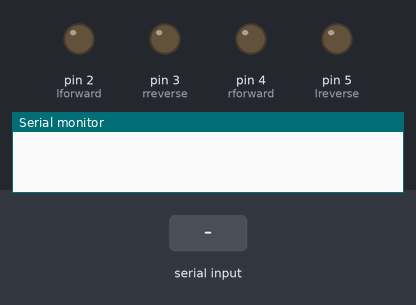
Recording of a sketch running on a simulated Arduino Uno, built with avr-gcc and run on an emulated ATmega328P. Parts: output pins drawn as LEDs (lit = HIGH), the last lines printed to the serial monitor. The inputs (shaded band) are chosen by the test bench. Pins used as bus, display or sensor lines are not drawn.

Above: at 1.2 s.
1.3 s: "F" received over Serial
At 2.0 s:
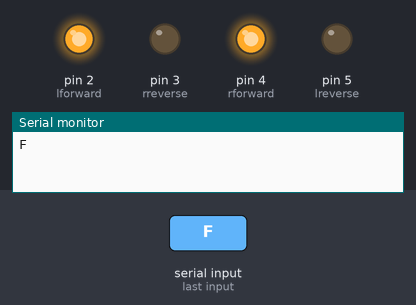
2.8 s: "B" received over Serial
At 3.2 s:
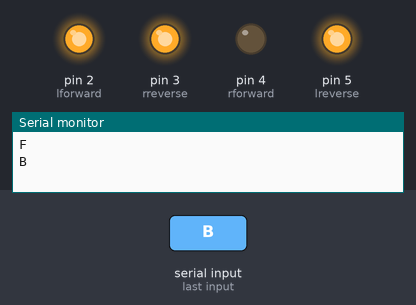
4.3 s: "L" received over Serial
At 5.5 s:
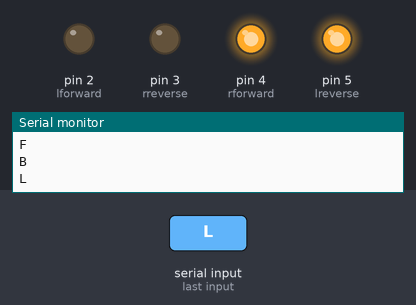
5.8 s: "R" received over Serial
At 6.7 s:
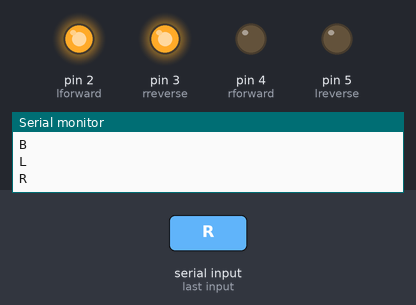
Timing chart, 0 to 8.3 s (numbered marks = the images above; inputs shaded):
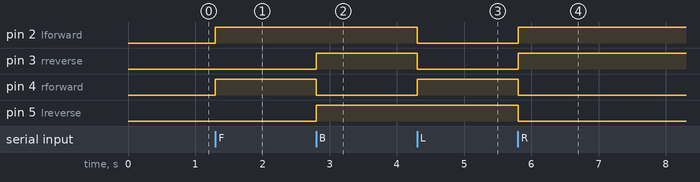

Measured:
- after the input at 1.3 s, pin 2 (lforward), pin 4 (rforward): LOW → HIGH at once
- after the input at 2.8 s, pin 3 (rreverse), pin 5 (lreverse): LOW → HIGH at once; pin 4 (rforward): HIGH → LOW at once
- after the input at 4.3 s, pin 2 (lforward), pin 3 (rreverse): HIGH → LOW at once; pin 4 (rforward): LOW → HIGH at once
- after the input at 5.8 s, pin 2 (lforward), pin 3 (rreverse): LOW → HIGH at once; pin 4 (rforward), pin 5 (lreverse): HIGH → LOW at once

The sketch:

arduino_car.ino
```cpp
int rreverse = 3;
int rforward = 4;
int lreverse = 5;
int lforward = 2;
int btpower = 7;
char t;

bool direction = HIGH;
void setup()
{
  pinMode(lforward, OUTPUT);
  pinMode(lreverse, OUTPUT);
  pinMode(rforward, OUTPUT);
  pinMode(rreverse, OUTPUT);
  pinMode(btpower, OUTPUT);
}
void forward()
{
  digitalWrite(lforward, HIGH);
  digitalWrite(rforward, HIGH);
  digitalWrite(lreverse, LOW);
  digitalWrite(rreverse, LOW);
}
void reverse()
{
  digitalWrite(lreverse, HIGH);
  digitalWrite(rreverse, HIGH);
  digitalWrite(rforward, LOW);
  digitalWrite(rforward, LOW);
}
void right()
{
  digitalWrite(lforward, HIGH);
  digitalWrite(rforward, LOW);
  digitalWrite(lreverse, LOW);
  digitalWrite(rreverse, HIGH);
}
void left()
{
  digitalWrite(lforward, LOW);
  digitalWrite(rforward, HIGH);
  digitalWrite(lreverse, HIGH);
  digitalWrite(rreverse, LOW);
}
void loop()
{
  Serial.begin(9600);
  digitalWrite(btpower, HIGH);
  if(Serial.available()>0){
  t = Serial.read();
  Serial.println(t);
}

if(t == 'F'){
  forward();
}

else if(t == 'B'){
  reverse();
}

else if(t == 'L'){
  left();
}

else if(t == 'R'){
  right();
}
else if(t == 'S'){
  digitalWrite(lreverse,LOW);
  digitalWrite(rreverse,LOW);
  digitalWrite(lforward,LOW);
  digitalWrite(rforward,LOW);
}
delay(100);
}
```
